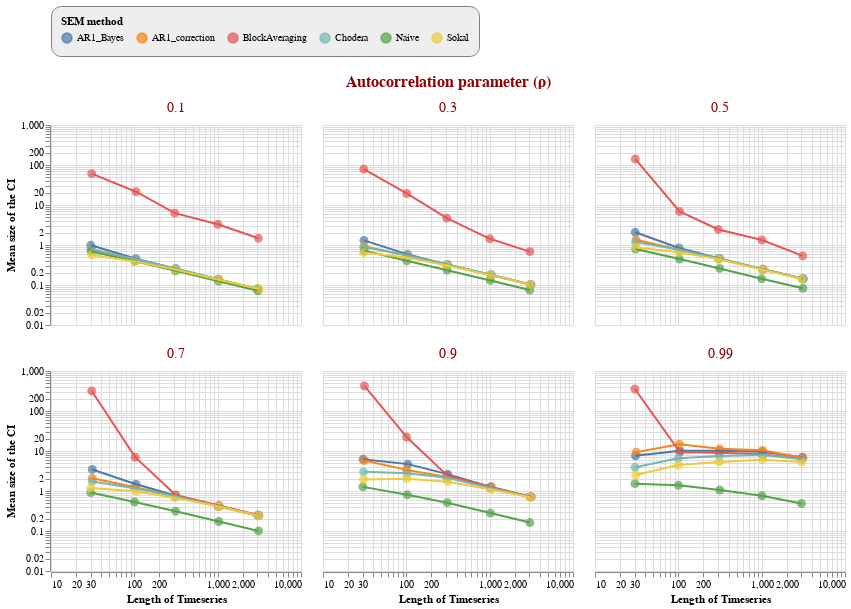

The cell this chart's notebook holds for it:
### Markdown cell above
# However
it might be more appropriate just to plot the means, and/or the medians:

### Code cell
data2 = pd.DataFrame(results.groupby(['methodName', 'timeSeriesLength', 'trueRho'])['ci_size'].mean()).reset_index()

# the base chart
base = alt.Chart(data2).transform_calculate(
    x_jittered = '0.05*random()*datum.timeSeriesLength+datum.timeSeriesLength',
    ymin = "datum.confIntLow",#"(1.95996*datum.std / 100)",
    ymax = "datum.confIntHigh",#"(1.95996*datum.std / 100)",
)


#generate the scatter points:
points = base.mark_point(filled=True).encode(
    x=alt.X('x_jittered:Q',scale=alt.Scale(type='log'),title='Length of Timeseries'),
    y=alt.Y('ci_size:Q',scale=alt.Scale(type='log'),title='Mean size of the CI'),
    size=alt.value(80),
    color=alt.Color('methodName', legend=alt.Legend(title="SEM method")))

#generate the scatter points:
line = base.mark_line().encode(
    x=alt.X('x_jittered:Q'),
    y=alt.Y('ci_size:Q'),
    color='methodName')

chart = alt.layer(
    
  points,
  line
    
).properties(
    width=250,
    height=200
    ).facet(facet=alt.Facet('trueRho:N',title='Autocorrelation parameter (ρ)'), columns=3)


chart = chart.configure_header(titleColor='darkred',
                       titleFontSize=16,
                      labelColor='darkred',
                      labelFontSize=14)

chart = chart.configure_legend(
    strokeColor='gray',
    fillColor='#EEEEEE',
    padding=10,
    cornerRadius=10,
    orient='top'
)


chart.interactive()

### Figure 1 — Vega-Lite specification as saved in the notebook (floating-point values rounded to 4 significant figures; data arrays with more than 128 entries replaced by an {"elided": "..."} marker saying what was removed)
{"config": {"view": {"continuousWidth": 400, "continuousHeight": 300}, "header": {"labelColor": "darkred", "labelFontSize": 14, "titleColor": "darkred", "titleFontSize": 16}, "legend": {"cornerRadius": 10, "fillColor": "#EEEEEE", "orient": "top", "padding": 10, "strokeColor": "gray"}}, "data": {"name": "data-78d667511c44680d676260dec5e99df9"}, "facet": {"type": "nominal", "field": "trueRho", "title": "Autocorrelation parameter (ρ)"}, "spec": {"layer": [{"mark": {"type": "point", "filled": true}, "encoding": {"color": {"type": "nominal", "field": "methodName", "legend": {"title": "SEM method"}}, "size": {"value": 80}, "x": {"type": "quantitative", "field": "x_jittered", "scale": {"type": "log"}, "title": "Length of Timeseries"}, "y": {"type": "quantitative", "field": "ci_size", "scale": {"type": "log"}, "title": "Mean size of the CI"}}, "selection": {"selector109": {"type": "interval", "bind": "scales", "encodings": ["x", "y"]}}, "transform": [{"calculate": "0.05*random()*datum.timeSeriesLength+datum.timeSeriesLength", "as": "x_jittered"}, {"calculate": "datum.confIntLow", "as": "ymin"}, {"calculate": "datum.confIntHigh", "as": "ymax"}]}, {"mark": "line", "encoding": {"color": {"type": "nominal", "field": "methodName"}, "x": {"type": "quantitative", "field": "x_jittered"}, "y": {"type": "quantitative", "field": "ci_size"}}, "transform": [{"calculate": "0.05*random()*datum.timeSeriesLength+datum.timeSeriesLength", "as": "x_jittered"}, {"calculate": "datum.confIntLow", "as": "ymin"}, {"calculate": "datum.confIntHigh", "as": "ymax"}]}], "height": 200, "width": 250}, "columns": 3, "$schema": "https://vega.github.io/schema/vega-lite/v4.8.1.json", "datasets": {"data-78d667511c44680d676260dec5e99df9": {"elided": "180 records"}}}
